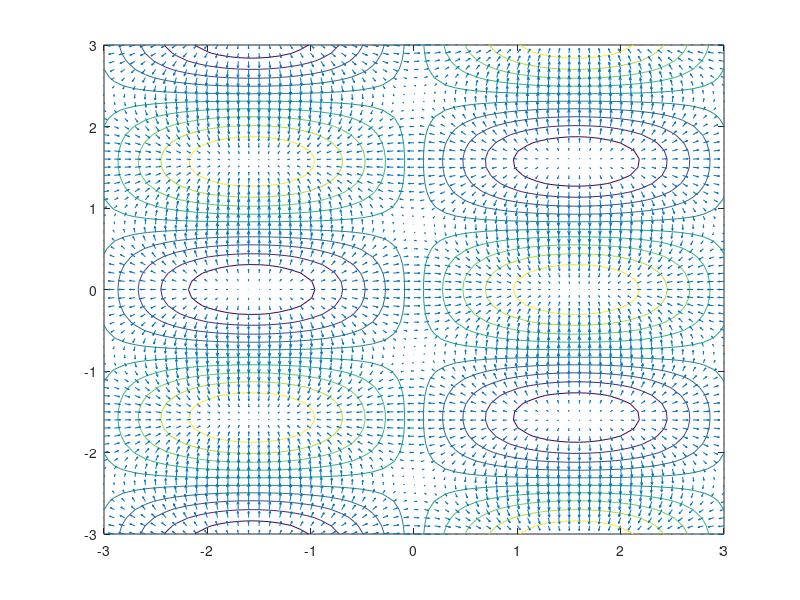

Source code (MATLAB):



f=@(x,y) sin(x).*cos(2*y); % definicja jakiej? funkcji 
x=-3:0.1:3; 
[X,Y]=meshgrid(x); 
F=f(X,Y);

[gx,gy]=gradient(F); % Liczenie gradientu 
contour(X,Y,F)
hold on 
quiver(X,Y,gx,gy) % wy?wietlenie danych o gradiencie 